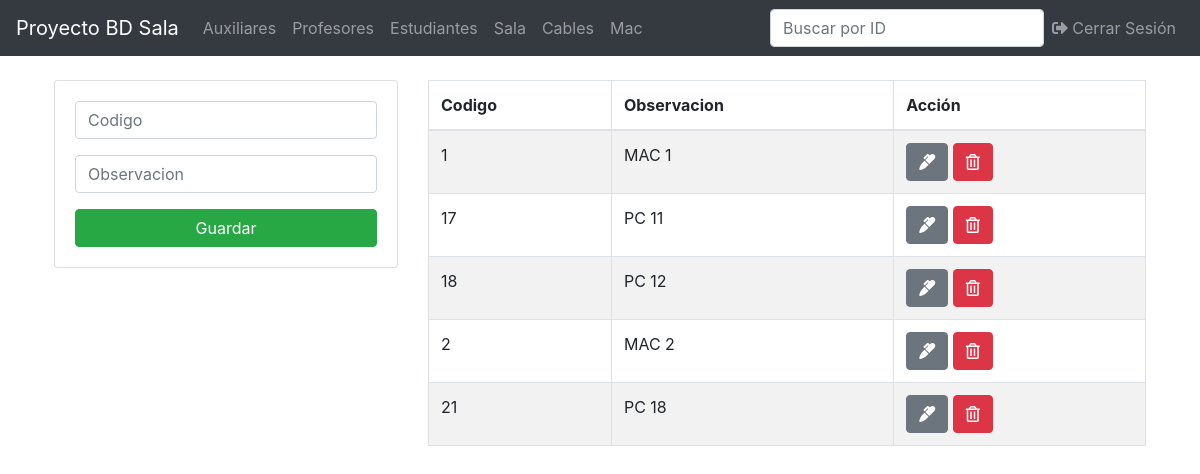
Page /implemento.php (signed in) on the earlier database version.
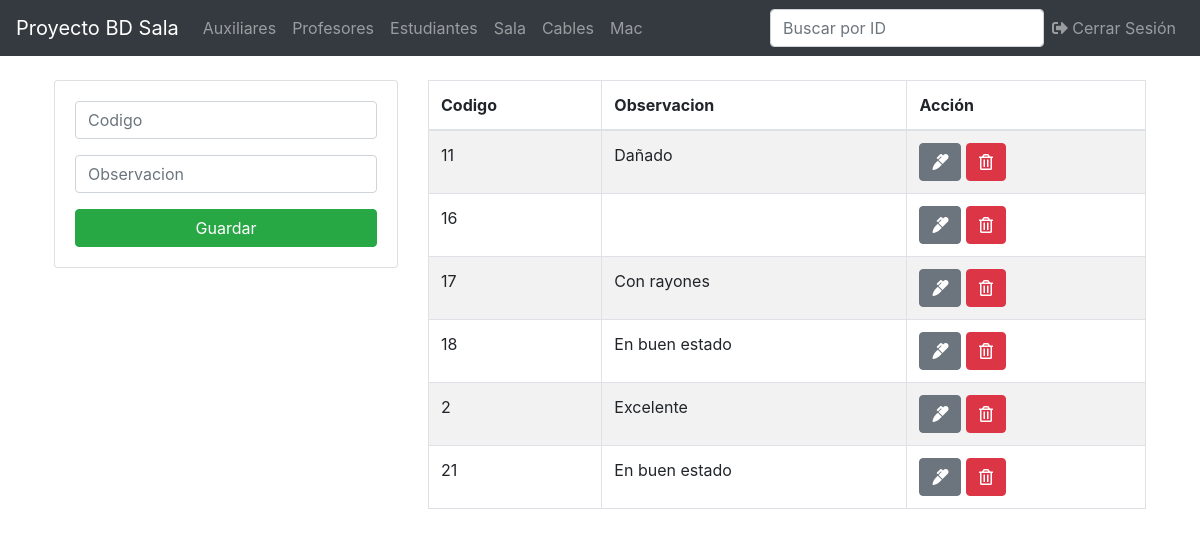
Same page on the later database version.
### tables this page shows
CREATE TABLE `implemento` (
  `observacion` varchar(500) DEFAULT NULL,
  `codigo` varchar(30) NOT NULL
);

### implemento.php (the view, shortened to what this page needs)
<?php
include('ProyectoBasesDeDatos/db.php');
include('ProyectoBasesDeDatos/includes/header.php');
?>
<main class="container p-4">
  <div class="row">
    <div class="col-md-4">
      <div class="card card-body">
        <form action="save.php" method="POST">
          <div class="form-group">
            <input type="text" name="codigo" class="form-control" placeholder="Codigo" autofocus>
          </div>
          <div class="form-group">
            <input type="text" name="observacion" class="form-control" placeholder="Observacion" autofocus>
          </div>
          <input type="submit" name="save_implemento" class="btn btn-success btn-block" value="Guardar">
        </form>
      </div>
    </div>
    <div class="col-md-8">
      <table class="table table-bordered table-striped" id="myTable">
        <thead>
          <tr>
            <th>Codigo</th>
            <th>Observacion</th>
            <th>Acción</th>
          </tr>
        </thead>
        <tbody>
          <?php
          $query = "SELECT * FROM implemento ";
          $result_auxiliares = mysqli_query($conn, $query);
          while($row = mysqli_fetch_assoc($result_auxiliares)) { ?>
          <tr>
            <td><?php echo $row['codigo']; ?></td>
            <td><?php echo $row['observacion']; ?></td>
            <td>
              <a href="edit.php?codigo=<?php echo $row['codigo']?> & entidad=<?php echo 'implemento'?>" class="btn btn-secondary">
                <i class="fas fa-marker"></i>
              </a>
              <a href="delete.php?codigo=<?php echo $row['codigo'] ?>& entidad=<?php echo 'implemento'?>" class="btn btn-danger">
                <i class="far fa-trash-alt"></i>
              </a>
            </td>
          </tr>
          <?php } ?>
        </tbody>
      </table>
    </div>
  </div>
</main>
<?php include('includes/footer.php'); ?>

Differences in the rows shown:
removed implemento: codigo "1", observacion "MAC 1"
added implemento: codigo "11", observacion "Dañado"
added implemento: codigo "16"
changed implemento id 17: observacion "PC 11" → "Con rayones"
changed implemento id 18: observacion "PC 12" → "En buen estado"
changed implemento id 2: observacion "MAC 2" → "Excelente"
changed implemento id 21: observacion "PC 18" → "En buen estado"
